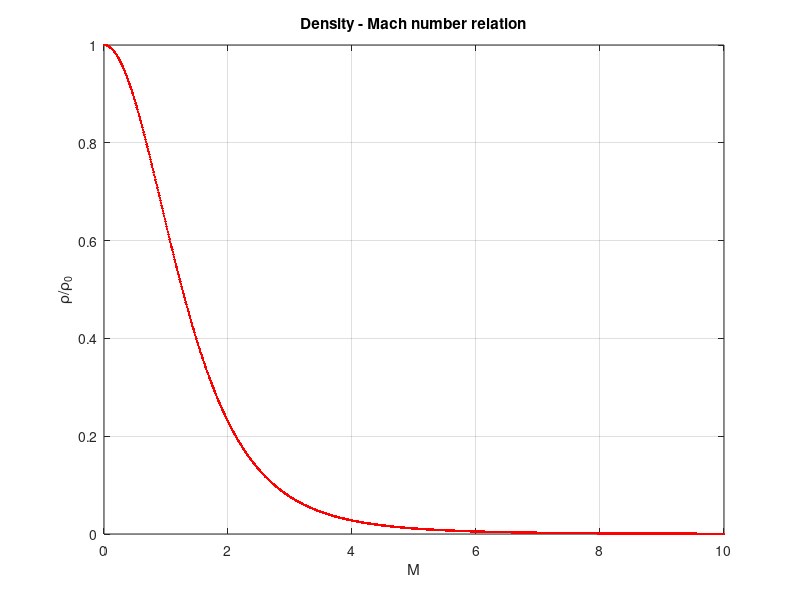

MATLAB code to generate this figure:
clc; close all;

mach = linspace(0, 10, 1001);
gam = 1.4;
rho = (1 + ((gam - 1) / 2) * mach.^2).^(-1 / (gam - 1));

plot(mach, rho, 'r.-');
grid on;

title('Density - Mach number relation');
xlabel('M');
ylabel('ρ/ρ_{0}');
